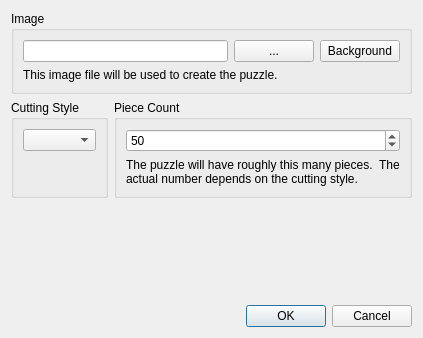
<?xml version="1.0" encoding="UTF-8"?>
<ui version="4.0">
 <class>NewDialog</class>
 <widget class="QDialog" name="NewDialog">
  <property name="geometry">
   <rect>
    <x>0</x>
    <y>0</y>
    <width>423</width>
    <height>338</height>
   </rect>
  </property>
  <property name="sizePolicy">
   <sizepolicy hsizetype="MinimumExpanding" vsizetype="MinimumExpanding">
    <horstretch>0</horstretch>
    <verstretch>0</verstretch>
   </sizepolicy>
  </property>
  <property name="windowTitle">
   <string>Select image parameters</string>
  </property>
  <layout class="QHBoxLayout" name="horizontalLayout_3">
   <item>
    <layout class="QVBoxLayout" name="verticalLayout">
     <item>
      <widget class="QGroupBox" name="groupBox">
       <property name="title">
        <string>Image</string>
       </property>
       <layout class="QHBoxLayout" name="horizontalLayout_5">
        <property name="margin">
         <number>9</number>
        </property>
        <item>
         <layout class="QVBoxLayout" name="verticalLayout_2">
          <item>
           <layout class="QHBoxLayout" name="horizontalLayout_4">
            <item>
             <widget class="QLineEdit" name="pathLineEdit">
              <property name="readOnly">
               <bool>false</bool>
              </property>
             </widget>
            </item>
            <item>
             <widget class="QPushButton" name="pathButton">
              <property name="enabled">
               <bool>true</bool>
              </property>
              <property name="text">
               <string>...</string>
              </property>
             </widget>
            </item>
            <item>
             <widget class="QPushButton" name="backGroundButton">
              <property name="autoFillBackground">
               <bool>true</bool>
              </property>
              <property name="text">
               <string>Background</string>
              </property>
             </widget>
            </item>
           </layout>
          </item>
          <item>
           <widget class="QLabel" name="label">
            <property name="text">
             <string>This image file will be used to create the puzzle.</string>
            </property>
            <property name="textFormat">
             <enum>Qt::PlainText</enum>
            </property>
            <property name="scaledContents">
             <bool>false</bool>
            </property>
            <property name="wordWrap">
             <bool>true</bool>
            </property>
           </widget>
          </item>
         </layout>
        </item>
       </layout>
      </widget>
     </item>
     <item>
      <layout class="QHBoxLayout" name="horizontalLayout_2">
       <item>
        <widget class="QGroupBox" name="groupBox_2">
         <property name="title">
          <string>Cutting Style</string>
         </property>
         <layout class="QVBoxLayout" name="verticalLayout_3">
          <item>
           <widget class="QComboBox" name="cuttingCombo"/>
          </item>
          <item>
           <widget class="QLabel" name="cuttingLabel">
            <property name="text">
             <string/>
            </property>
            <property name="scaledContents">
             <bool>true</bool>
            </property>
            <property name="alignment">
             <set>Qt::AlignLeading|Qt::AlignLeft|Qt::AlignTop</set>
            </property>
            <property name="wordWrap">
             <bool>true</bool>
            </property>
           </widget>
          </item>
         </layout>
        </widget>
       </item>
       <item>
        <widget class="QGroupBox" name="groupBox_3">
         <property name="title">
          <string>Piece Count</string>
         </property>
         <layout class="QVBoxLayout" name="verticalLayout_4">
          <item>
           <widget class="QSpinBox" name="pieceSpin">
            <property name="minimum">
             <number>2</number>
            </property>
            <property name="maximum">
             <number>2000</number>
            </property>
            <property name="value">
             <number>50</number>
            </property>
           </widget>
          </item>
          <item>
           <widget class="QLabel" name="pieceLabel">
            <property name="text">
             <string>The puzzle will have roughly this many pieces.  The actual number depends on the cutting style.</string>
            </property>
            <property name="scaledContents">
             <bool>true</bool>
            </property>
            <property name="alignment">
             <set>Qt::AlignLeading|Qt::AlignLeft|Qt::AlignTop</set>
            </property>
            <property name="wordWrap">
             <bool>true</bool>
            </property>
           </widget>
          </item>
         </layout>
        </widget>
       </item>
      </layout>
     </item>
     <item>
      <spacer name="verticalSpacer">
       <property name="orientation">
        <enum>Qt::Vertical</enum>
       </property>
       <property name="sizeHint" stdset="0">
        <size>
         <width>0</width>
         <height>0</height>
        </size>
       </property>
      </spacer>
     </item>
     <item>
      <layout class="QHBoxLayout" name="horizontalLayout">
       <item>
        <spacer name="horizontalSpacer">
         <property name="orientation">
          <enum>Qt::Horizontal</enum>
         </property>
         <property name="sizeHint" stdset="0">
          <size>
           <width>40</width>
           <height>20</height>
          </size>
         </property>
        </spacer>
       </item>
       <item>
        <widget class="QDialogButtonBox" name="buttonBox">
         <property name="orientation">
          <enum>Qt::Horizontal</enum>
         </property>
         <property name="standardButtons">
          <set>QDialogButtonBox::Cancel|QDialogButtonBox::Ok</set>
         </property>
        </widget>
       </item>
      </layout>
     </item>
    </layout>
   </item>
  </layout>
 </widget>
 <resources/>
 <connections>
  <connection>
   <sender>buttonBox</sender>
   <signal>accepted()</signal>
   <receiver>NewDialog</receiver>
   <slot>accept()</slot>
   <hints>
    <hint type="sourcelabel">
     <x>248</x>
     <y>254</y>
    </hint>
    <hint type="destinationlabel">
     <x>157</x>
     <y>274</y>
    </hint>
   </hints>
  </connection>
  <connection>
   <sender>buttonBox</sender>
   <signal>rejected()</signal>
   <receiver>NewDialog</receiver>
   <slot>reject()</slot>
   <hints>
    <hint type="sourcelabel">
     <x>316</x>
     <y>260</y>
    </hint>
    <hint type="destinationlabel">
     <x>286</x>
     <y>274</y>
    </hint>
   </hints>
  </connection>
 </connections>
</ui>
